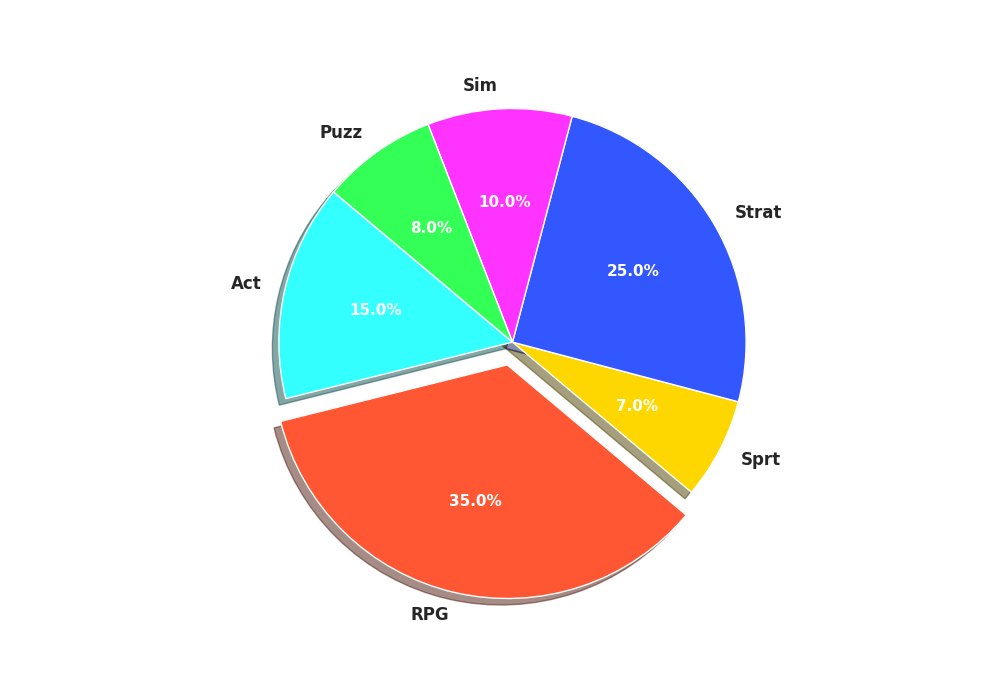

Write the Python code that produced this figure.
import matplotlib.pyplot as plt

genres = ['Act', 'RPG', 'Sprt', 'Strat', 'Sim', 'Puzz']
market_shares = [15, 35, 7, 25, 10, 8]
colors = ['#33FFFF', '#FF5733', '#FFD700', '#3357FF', '#FF33FF', '#33FF57']
explode = (0, 0.1, 0, 0, 0, 0)

plt.figure(figsize=(10, 7))
wedges, texts, autotexts = plt.pie(
    market_shares, labels=genres, colors=colors, explode=explode, shadow=True,
    autopct='%1.1f%%', startangle=140
)

for text in texts:
    text.set_fontsize(12)
    text.set_fontweight('bold')

for autotext in autotexts:
    autotext.set_color('white')
    autotext.set_fontsize(11)
    autotext.set_fontweight('bold')

plt.axis('equal')
plt.show()
